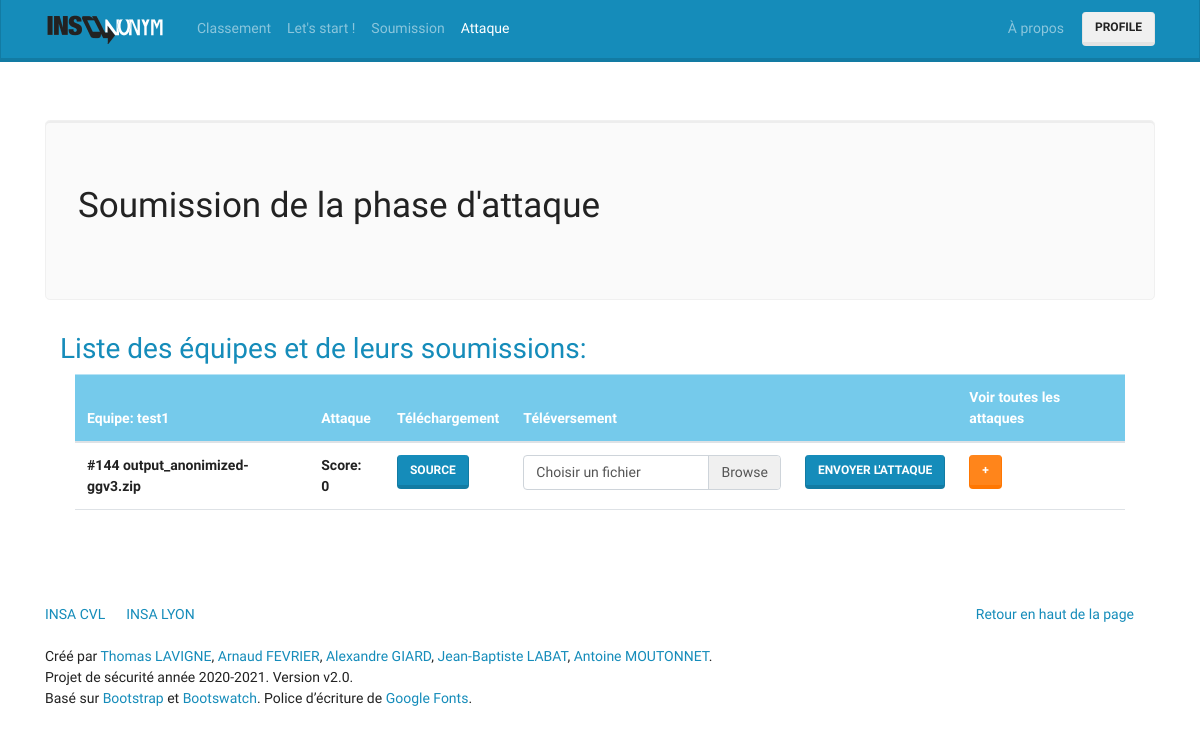
The page /attack/submission (signed in) on the database as committed earlier.
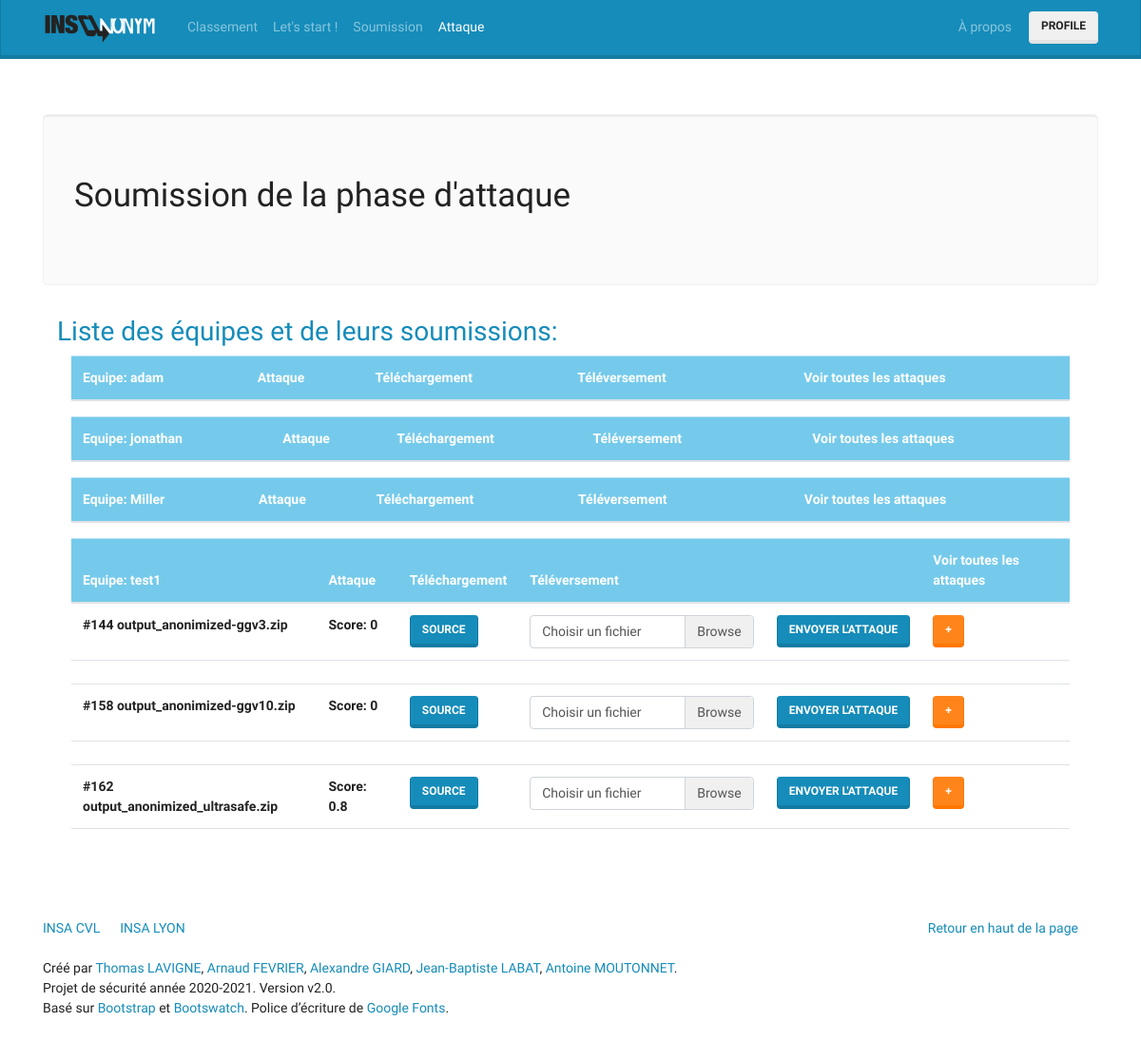
The same page on the database as committed later.
### tables this page shows
CREATE TABLE "user" (
	"id"	INTEGER NOT NULL UNIQUE,
	"username"	TEXT NOT NULL UNIQUE,
	"password"	TEXT NOT NULL,
	"salt"	TEXT NOT NULL,
	"team"	TEXT NOT NULL UNIQUE,
	PRIMARY KEY("id" AUTOINCREMENT)
);

CREATE TABLE "anonymisation" (
	"SubmissionId"	INTEGER NOT NULL UNIQUE,
	"UserId"	INTEGER NOT NULL,
	"F_file"	TEXT,
	"S_file"	TEXT,
	"utility"	REAL NOT NULL DEFAULT -2,
	"naiveAttack"	REAL NOT NULL DEFAULT -2,
	"status"	TEXT NOT NULL DEFAULT 'En cours de traitement',
	"fileLink"	TEXT NOT NULL,
	"IsPublished"	INTEGER NOT NULL DEFAULT 0, 'name' TEXT DEFAULT 'soumission',
	FOREIGN KEY("UserId") REFERENCES "user"("id") ON DELETE CASCADE,
	PRIMARY KEY("SubmissionId" AUTOINCREMENT)
);

### controllers/controller_attack.php (called while the page is built, shortened)
<?php
class AttackController
{
    public function submission()
    {
        $users = new User();
        $users=$users->getAllUsers();
        require_once('views/attack/submission.php');
    }
}

### index.php (called while the page is built, shortened)
<?php
require_once('routes/router.php');

### models/user.php (called while the page is built, shortened)
<?php
class User
{
    public $id;
    public function __construct(
        $id = false,
        $username = false,
        $team = false
    ) {
        if ($id === false) return;
        $this->id = $id;
        $this->team = $team;
    }
    public function getUserByUsername($username)
    {
        global $con;
        $req = $con->query("SELECT id,username,team FROM user where username='$username' limit 1");
        if($req){
            $result = $req->fetch();
            return new User($result['id'],$result['username'],$result['team']);
        } else {
            return false;
        }
    }
	public function getAllUsers(){
		global $con;
        $list = array();
        $usernames = $con->query("SELECT username FROM user_view WHERE id NOT IN admin");
        foreach ($usernames as $username)
            $list[] = $this->getUserByUsername($username['username']);
        return $list;
	}
  public function getSubmissions()
  {
      global $con;
      $list = array();
      $req = $con->query("SELECT * FROM anonymisation where UserId='$this->id'");
      foreach ($req as $result)
          $list[] = new Anonym($result['SubmissionId'],$result['fileLink'],$result['UserId'],$result['F_file'], $result['S_file'] ,$result['utility'],$result['naiveAttack'],$result['status'],$result['IsPublished'],$result['name']);
      return $list;
  }
  public function getPublishedSubmissions()
      {
          $list = array();
          foreach ($this->getSubmissions() as $result){
              if($result->isPublished) $list[] = $result;
            }
          return $list;
      }
    public function getAttackScoreOfSubmission($submission)
	{
		global $con;
        $req = $con->query("SELECT max(score) FROM (select 0.0 as score union SELECT score FROM attack where IdAnonymisation='$submission->submissionId' and IdAttacker='$this->id')");
        if($req){
            $result = $req->fetch();
            if(isset($result['max(score)'])){
                return $result['max(score)'];
            } else {
                return 0.0;
            }
        } else {
            return 0.0;
        }
	}
}

### models/anonym.php (called while the page is built, shortened)
<?php
class Anonym
{
    public function __construct(
        $submissionId = false,
        $fileLink = false,
        $userId = false,
        $F_file = false,
        $S_file = false,
        $utility = false,
		$naiveAttack = false,
        $status = false,
        $isPublished = false,
        $name = false
    ) {
        $this->submissionId = $submissionId;
        $this->S_file = $S_file;
        $this->isPublished =$isPublished;
        $this->name =$name;
    }
}

### views/attack/submission.php (the view, shortened to what this page needs)
<div class="jumbotron">
	<h1> Soumission de la phase d'attaque </h1>
</div>
<div class=container>
	<div class="text-primary">
		<h2>Liste des équipes et de leurs soumissions: </h2>
	</div>
	<div class=container>
	<?php foreach($users as $user):?>
			<?php if($user->id != $_SESSION['user']->id) :?>
			<table class="table">
			<thead class="table-info">
			<tr>
				<th scope="col"> Equipe: <?=$user->team?></th>
				<th scope="col"> Attaque </th>
				<th scope="col"> Téléchargement </th>
				<th scope="col"> Téléversement </th>
				<th scope="col">  </th>
				<th scope="col"> Voir toutes les attaques </th>
			</tr>
			<tbody>
			<?php foreach($user->getPublishedSubmissions() as $submission): ?>
						<tr>
						 <th scope="row">#<?=$submission->submissionId ?> <?= $submission->name ?></th>
						  <th scope="col"> Score: <?= round($_SESSION['user']->getAttackScoreOfSubmission($submission),4) ?></th>
							<?php $nameFile = $user->team."_".$submission->submissionId ?>
						  <th scope="col"> <a class="btn btn-primary" role="button" href="/files/<?=$submission->S_file?>.zip" download="<?=$nameFile?>.zip">source</a></th>
							  <th scope="col">
								  <form action="" method="post" enctype="multipart/form-data">
									  <div class="custom-file">
										  <label class="custom-file-label" for="customFile">Choisir un fichier</label>
									  </div>
									  <th scope="col">
										  <input type="submit"  name="submit" value="Envoyer l'attaque" class="btn btn-primary">
									  </th>
								  </form>
							  </th>
							<th scope="col">
									<button data-toggle="collapse" data-target="#Id<?= $submission->submissionId ?>" class="accordion-toggle btn btn-warning ">+</button>
							</th>
						</tr>
						<tr>
								<td colspan="6" class="hiddenRow"></td>
						</tr>
				<?php endforeach ?>
		</tbody>
	</table>
	<?php endif; ?>
	<?php endforeach?>
	</div>
</div>

Rows that differ between the two databases and show on the page:
added user: team "adam"
added user: team "jonathan"
added user: team "Miller"
changed user "test1": gains anonymisation (SubmissionId "158", name "output_anonimized-ggv10.zip", AttackScoreOfSubmission "0")
added anonymisation: SubmissionId "162", name "output_anonimized_ultrasafe.zip", AttackScoreOfSubmission "0.8", shown under user "test1"
